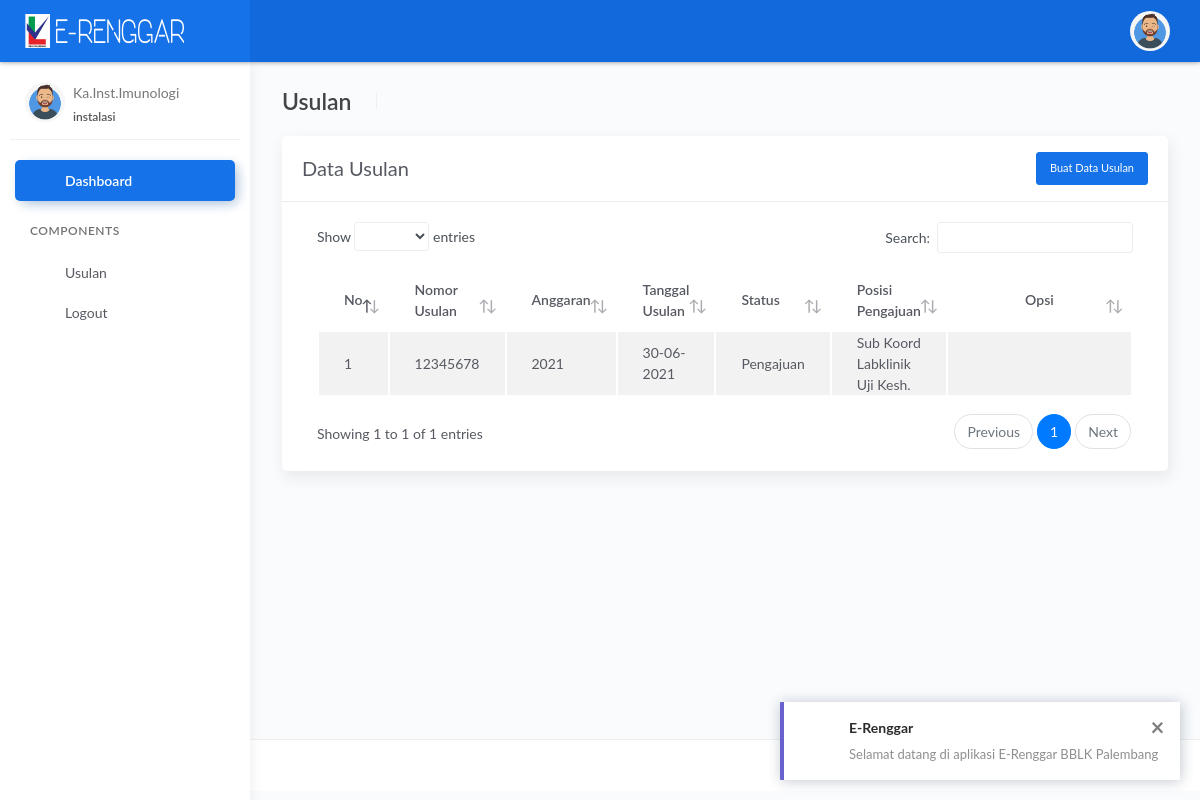
The page /instalasi/usulan.php (signed in) on the database as committed earlier.
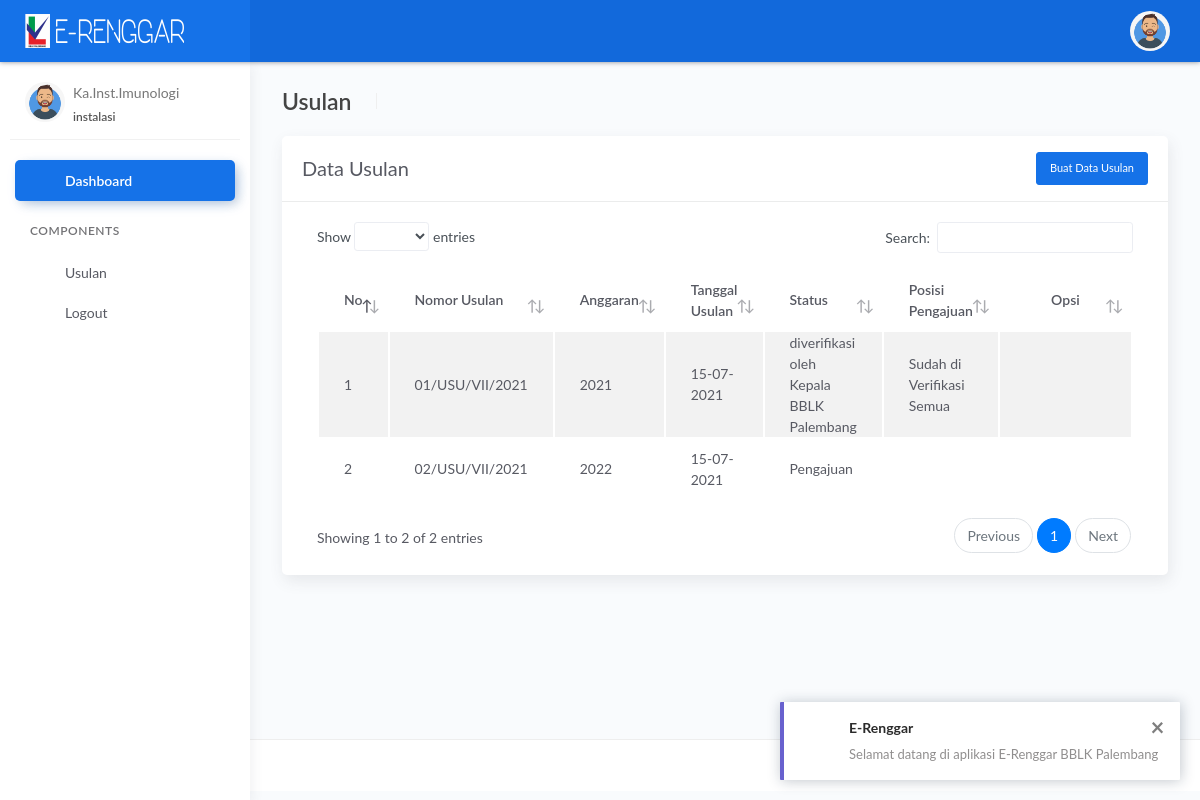
The same page on the database as committed later.
### tables this page shows
CREATE TABLE `usulan` (
  `id_usulan` int(11) NOT NULL,
  `id_user` int(11) NOT NULL,
  `no_usulan` varchar(255) NOT NULL,
  `anggaran` varchar(10) NOT NULL,
  `tgl_usulan` date NOT NULL,
  `sent` int(11) NOT NULL,
  `status` varchar(255) DEFAULT 'Pengajuan',
  `tgl_kirim` date DEFAULT NULL,
  `posisi` varchar(255) DEFAULT NULL,
  `catatan` text DEFAULT NULL,
  `created_at` datetime DEFAULT current_timestamp(),
  `updated_at` datetime DEFAULT NULL ON UPDATE current_timestamp()
);

### instalasi/usulan.php (the view, shortened to what this page needs)
<?php include 'header.php';?>
<div class="main-panel">
	<div class="content">
		<div class="page-inner">
			<div class="page-header">
				<h4 class="page-title">Usulan</h4>
				<ul class="breadcrumbs">
				</ul>
			</div>
			<div class="row">
				<div class="col-12">
					<div class="card">
							<div class="card-header">
							<h4 class="card-title">Data Usulan <button type="button" class="btn btn-sm btn-primary" data-toggle="modal" data-target="#exampleModal" style="float: right;">
								<span class="fas fa-plus"></span> Buat Data Usulan</button></h4>
							</div>
						<div class="card-body">
							<div class="table-responsive">
								<table id="multi-filter-select" class="display table table-striped table-hover" >
									<thead>
										<tr>
											<th>No</th>
											<th>Nomor Usulan</th>
											<th>Anggaran</th>
											<th>Tanggal Usulan</th>
											<th>Status</th>
											<th>Posisi Pengajuan</th>
											<th width="150px"><center>Opsi</center></th>
										</tr>
									</thead>
									<tbody>
										<?php
											 $query = mysqli_query($koneksi,"SELECT * FROM usulan where id_user='$_SESSION[id_user]'");
									        $no=1;
											 while ($d = mysqli_fetch_array($query)) :?>
											<tr>
												<td><?php echo $no++; ?></td>
												<td><?= $d["no_usulan"]; ?></td>
												<td><?= $d["anggaran"]; ?></td>
												<td><?= date_format(new DateTime($d['tgl_usulan']),"d-m-Y") ?></td>
												<td><?= $d["status"]; ?></td>
												<td><?= $d["posisi"]; ?></td>
												<td>
													<a href="detail-usulan.php?id_usulan=<?= $d['id_usulan']; ?>"><button type="button" data-toggle="tooltip" title="" class="btn btn-link btn-primary btn-lg" data-original-title="Lihat Detail Usulan"><i class="fas fa-clipboard-list"></i></button></a>
													<?php if ($d['posisi'] == NULL) { ?>
														<a onclick="if(confirm('Apakah anda yakin ingin menghapus data ini ??')){ location.href='?hapus&id_usulan=<?php echo $d['id_usulan']; ?>' }"><button type="button" data-toggle="tooltip" title="" class="btn btn-link btn-danger" data-original-title="Remove">
													</button></a>
													<?php } ?>
												</td>
											</tr>
											<?php endwhile;?>
										</tbody>
									</table>
								</div>
							</div>
						</div>
					</div>
				</div>
			</div>
		</div>
		<?php include 'footer.php';?>

### instalasi/header.php (shortened to what this page needs)
<!DOCTYPE html>
<html lang="en">
<head>
	<link rel="stylesheet" href="../assets/css/bootstrap.min.css">
	<link rel="stylesheet" href="../assets/css/atlantis.min.css">
	<link rel="stylesheet" href="../assets/css/demo.css">
</head>
<body>
	<div class="wrapper">
		<div class="main-header">
			<div class="logo-header" data-background-color="blue">
				<a href="index.php" class="logo">
					<img src="../image/logorenggar.png" alt="navbar brand" class="navbar-brand">
				</a>
				<div class="nav-toggle">
					<button class="btn btn-toggle toggle-sidebar">
					</button>
				</div>
			</div>
			<nav class="navbar navbar-header navbar-expand-lg" data-background-color="blue2">
				<div class="container-fluid">
					<ul class="navbar-nav topbar-nav ml-md-auto align-items-center">
						<li class="nav-item dropdown hidden-caret">
							<a class="dropdown-toggle profile-pic" data-toggle="dropdown" href="#" aria-expanded="false">
								<div class="avatar-sm">
									<img src="../image/user.png" alt="..." class="avatar-img rounded-circle">
								</div>
							</a>
						</li>
					</ul>
				</div>
			</nav>
		</div>
		<div class="sidebar sidebar-style-2">
			<div class="sidebar-wrapper scrollbar scrollbar-inner">
				<div class="sidebar-content">
					<div class="user">
						<div class="avatar-sm float-left mr-2">
							<img src="../image/user.png" alt="..." class="avatar-img rounded-circle">
						</div>
						<div class="info">
							<a data-toggle="collapse" href="#collapseExample" aria-expanded="true">
								<span>
									<?php echo $_SESSION['nama'];?>
									<span class="user-level"><?php echo $_SESSION['level'];?></span>
								</span>
							</a>
						</div>
					</div>
					<ul class="nav nav-primary">
						<li class="nav-item active">
							<a href="index.php">
								<p>Dashboard</p>
							</a>
						</li>
						<li class="nav-section">
							<h4 class="text-section">Components</h4>
						</li>
						<li class="nav-item">
							<a href="usulan.php">
								<span class="sub-item">Usulan</span>
							</a>
						</li>
						<li class="nav-item">
							<a href="logout.php">
								<span class="sub-item">Logout</span>
							</a>
						</li>
					</ul>
				</div>
			</div>
		</div>

### instalasi/footer.php (shortened to what this page needs)
			<footer class="footer">
				<div class="container-fluid">
					<div class="copyright ml-auto">
						2021, IT BBLK Palembang made with <i class="fa fa-heart heart text-danger"></i> by <a href="https://www.themekita.com">ThemeKita</a>
					</div>
				</div>
			</footer>
		</div>
	</div>
</body>
</html>

Rows that differ between the two databases and show on the page:
removed usulan: no_usulan "12345678", anggaran "2021", tgl_usulan "30-06-2021", status "Pengajuan", posisi "Sub Koord Labklinik Uji Kesh."
added usulan: no_usulan "01/USU/VII/2021", anggaran "2021", tgl_usulan "15-07-2021", status "diverifikasi oleh Kepala BBLK Palembang", posisi "Sudah di Verifikasi Semua"
added usulan: no_usulan "02/USU/VII/2021", anggaran "2022", tgl_usulan "15-07-2021", status "Pengajuan"
Other text that changed with them:
text written by a page script: "Show entries Search: Showing 1 to 1 of 1 entries Previous 1 Next" → "Show entries Search: Showing 1 to 2 of 2 entries Previous 1 Next"
